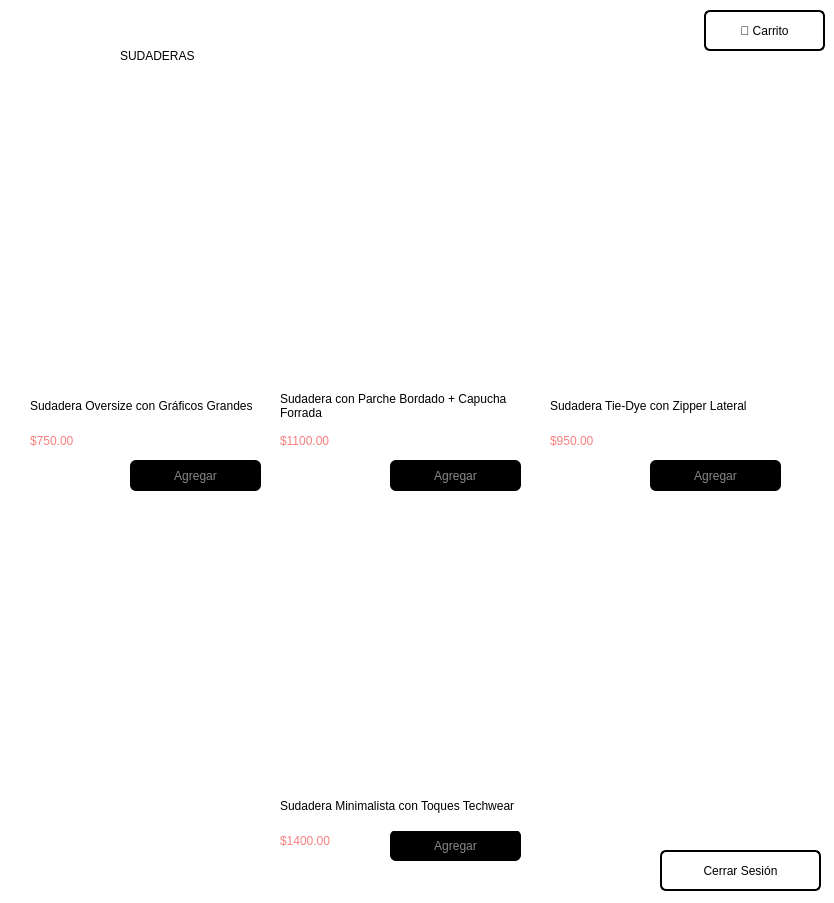
<?xml version="1.0" encoding="UTF-8"?>
<ui version="4.0">
 <class>StoreScreen</class>
 <widget class="QDialog" name="StoreScreen">
  <property name="geometry">
   <rect>
    <x>0</x>
    <y>0</y>
    <width>834</width>
    <height>903</height>
   </rect>
  </property>
  <property name="windowTitle">
   <string>Tienda de Sudaderas</string>
  </property>
  <property name="styleSheet">
   <string notr="true">background-color: rgb(255, 255, 255);</string>
  </property>
  <widget class="QPushButton" name="cartbutton">
   <property name="geometry">
    <rect>
     <x>704</x>
     <y>10</y>
     <width>121</width>
     <height>41</height>
    </rect>
   </property>
   <property name="styleSheet">
    <string notr="true">QPushButton {
    background-color: #ffffff;
    color: #000000;
    border: 2px solid #000000;
    border-radius: 6px;
    padding: 6px 12px;
    font: 14pt &quot;Impact&quot;;
}

QPushButton:hover {
    background-color: #000000;
    color: #ffffff;
}

QPushButton:pressed {
    background-color: #222222;
    color: #ffffff;
}

QPushButton:disabled {
    background-color: #eeeeee;
    color: #999999;
    border-color: #cccccc;
}
</string>
   </property>
   <property name="text">
    <string>🛒 Carrito</string>
   </property>
  </widget>
  <widget class="QLabel" name="label">
   <property name="geometry">
    <rect>
     <x>120</x>
     <y>30</y>
     <width>551</width>
     <height>51</height>
    </rect>
   </property>
   <property name="styleSheet">
    <string notr="true">font: 81 48pt &quot;Akira Expanded&quot;;</string>
   </property>
   <property name="text">
    <string>SUDADERAS</string>
   </property>
  </widget>
  <widget class="QLabel" name="label_2">
   <property name="geometry">
    <rect>
     <x>20</x>
     <y>140</y>
     <width>231</width>
     <height>241</height>
    </rect>
   </property>
   <property name="text">
    <string/>
   </property>
   <property name="pixmap">
    <pixmap>sweater0.png</pixmap>
   </property>
   <property name="scaledContents">
    <bool>true</bool>
   </property>
  </widget>
  <widget class="QLabel" name="label_3">
   <property name="geometry">
    <rect>
     <x>290</x>
     <y>140</y>
     <width>231</width>
     <height>241</height>
    </rect>
   </property>
   <property name="text">
    <string/>
   </property>
   <property name="pixmap">
    <pixmap>sweater1.png</pixmap>
   </property>
   <property name="scaledContents">
    <bool>true</bool>
   </property>
  </widget>
  <widget class="QLabel" name="label_4">
   <property name="geometry">
    <rect>
     <x>550</x>
     <y>140</y>
     <width>231</width>
     <height>241</height>
    </rect>
   </property>
   <property name="text">
    <string/>
   </property>
   <property name="pixmap">
    <pixmap>sweater2.png</pixmap>
   </property>
   <property name="scaledContents">
    <bool>true</bool>
   </property>
  </widget>
  <widget class="QLabel" name="label_5">
   <property name="geometry">
    <rect>
     <x>240</x>
     <y>510</y>
     <width>291</width>
     <height>291</height>
    </rect>
   </property>
   <property name="text">
    <string/>
   </property>
   <property name="pixmap">
    <pixmap>sweater3.png</pixmap>
   </property>
   <property name="scaledContents">
    <bool>true</bool>
   </property>
  </widget>
  <widget class="QPushButton" name="addbutton2">
   <property name="geometry">
    <rect>
     <x>390</x>
     <y>460</y>
     <width>131</width>
     <height>31</height>
    </rect>
   </property>
   <property name="styleSheet">
    <string notr="true">QPushButton {
    background-color: #000000;
    color: #888888;
    border: none;
    border-radius: 6px;
    padding: 6px 12px;
    font: 14pt &quot;Impact&quot;;
}

QPushButton:hover {
    color: #ffffff;
    font: 14pt &quot;Impact&quot;;
}

QPushButton:pressed {
    background-color: #111111;
    font: 14pt &quot;Impact&quot;;
}

QPushButton:disabled {
    background-color: #222222;
    color: #555555;
    font: 14pt &quot;Impact&quot;;
}
</string>
   </property>
   <property name="text">
    <string>Agregar</string>
   </property>
  </widget>
  <widget class="QPushButton" name="addbutton3">
   <property name="geometry">
    <rect>
     <x>650</x>
     <y>460</y>
     <width>131</width>
     <height>31</height>
    </rect>
   </property>
   <property name="styleSheet">
    <string notr="true">QPushButton {
    background-color: #000000;
    color: #888888;
    border: none;
    border-radius: 6px;
    padding: 6px 12px;
    font: 14pt &quot;Impact&quot;;
}

QPushButton:hover {
    color: #ffffff;
    font: 14pt &quot;Impact&quot;;
}

QPushButton:pressed {
    background-color: #111111;
    font: 14pt &quot;Impact&quot;;
}

QPushButton:disabled {
    background-color: #222222;
    color: #555555;
    font: 14pt &quot;Impact&quot;;
}
</string>
   </property>
   <property name="text">
    <string>Agregar</string>
   </property>
  </widget>
  <widget class="QPushButton" name="addbutton4">
   <property name="geometry">
    <rect>
     <x>390</x>
     <y>830</y>
     <width>131</width>
     <height>31</height>
    </rect>
   </property>
   <property name="styleSheet">
    <string notr="true">QPushButton {
    background-color: #000000;
    color: #888888;
    border: none;
    border-radius: 6px;
    padding: 6px 12px;
    font: 14pt &quot;Impact&quot;;
}

QPushButton:hover {
    color: #ffffff;
    font: 14pt &quot;Impact&quot;;
}

QPushButton:pressed {
    background-color: #111111;
    font: 14pt &quot;Impact&quot;;
}

QPushButton:disabled {
    background-color: #222222;
    color: #555555;
    font: 14pt &quot;Impact&quot;;
}
</string>
   </property>
   <property name="text">
    <string>Agregar</string>
   </property>
  </widget>
  <widget class="QPushButton" name="addbutton1">
   <property name="geometry">
    <rect>
     <x>130</x>
     <y>460</y>
     <width>131</width>
     <height>31</height>
    </rect>
   </property>
   <property name="styleSheet">
    <string notr="true">QPushButton {
    background-color: #000000;
    color: #888888;
    border: none;
    border-radius: 6px;
    padding: 6px 12px;
    font: 14pt &quot;Impact&quot;;
}

QPushButton:hover {
    color: #ffffff;
    font: 14pt &quot;Impact&quot;;
}

QPushButton:pressed {
    background-color: #111111;
    font: 14pt &quot;Impact&quot;;
}

QPushButton:disabled {
    background-color: #222222;
    color: #555555;
    font: 14pt &quot;Impact&quot;;
}
</string>
   </property>
   <property name="text">
    <string>Agregar</string>
   </property>
  </widget>
  <widget class="QLabel" name="label_6">
   <property name="geometry">
    <rect>
     <x>30</x>
     <y>430</y>
     <width>91</width>
     <height>21</height>
    </rect>
   </property>
   <property name="styleSheet">
    <string notr="true">QLabel {
    color: #f77f7f;
	
	font: 87 12pt &quot;Segoe UI Black&quot;;
}
</string>
   </property>
   <property name="text">
    <string>$750.00</string>
   </property>
  </widget>
  <widget class="QLabel" name="label_7">
   <property name="geometry">
    <rect>
     <x>30</x>
     <y>380</y>
     <width>241</width>
     <height>51</height>
    </rect>
   </property>
   <property name="styleSheet">
    <string notr="true">font: 75 10pt &quot;MS Shell Dlg 2&quot;;</string>
   </property>
   <property name="text">
    <string>Sudadera Oversize con Gráficos Grandes</string>
   </property>
  </widget>
  <widget class="QLabel" name="label_8">
   <property name="geometry">
    <rect>
     <x>280</x>
     <y>430</y>
     <width>91</width>
     <height>21</height>
    </rect>
   </property>
   <property name="styleSheet">
    <string notr="true">QLabel {
    color: #f77f7f;
	
	font: 87 12pt &quot;Segoe UI Black&quot;;
}
</string>
   </property>
   <property name="text">
    <string>$1100.00</string>
   </property>
  </widget>
  <widget class="QLabel" name="label_9">
   <property name="geometry">
    <rect>
     <x>280</x>
     <y>380</y>
     <width>241</width>
     <height>51</height>
    </rect>
   </property>
   <property name="styleSheet">
    <string notr="true">font: 75 10pt &quot;MS Shell Dlg 2&quot;;</string>
   </property>
   <property name="text">
    <string>Sudadera con Parche Bordado + Capucha Forrada</string>
   </property>
   <property name="wordWrap">
    <bool>true</bool>
   </property>
  </widget>
  <widget class="QLabel" name="label_10">
   <property name="geometry">
    <rect>
     <x>550</x>
     <y>430</y>
     <width>91</width>
     <height>21</height>
    </rect>
   </property>
   <property name="styleSheet">
    <string notr="true">QLabel {
    color: #f77f7f;
	
	font: 87 12pt &quot;Segoe UI Black&quot;;
}
</string>
   </property>
   <property name="text">
    <string>$950.00</string>
   </property>
  </widget>
  <widget class="QLabel" name="label_11">
   <property name="geometry">
    <rect>
     <x>550</x>
     <y>380</y>
     <width>241</width>
     <height>51</height>
    </rect>
   </property>
   <property name="styleSheet">
    <string notr="true">font: 75 10pt &quot;MS Shell Dlg 2&quot;;</string>
   </property>
   <property name="text">
    <string>Sudadera Tie-Dye con Zipper Lateral</string>
   </property>
  </widget>
  <widget class="QLabel" name="label_12">
   <property name="geometry">
    <rect>
     <x>280</x>
     <y>780</y>
     <width>241</width>
     <height>51</height>
    </rect>
   </property>
   <property name="styleSheet">
    <string notr="true">font: 75 10pt &quot;MS Shell Dlg 2&quot;;</string>
   </property>
   <property name="text">
    <string>Sudadera Minimalista con Toques Techwear</string>
   </property>
   <property name="wordWrap">
    <bool>true</bool>
   </property>
  </widget>
  <widget class="QLabel" name="label_13">
   <property name="geometry">
    <rect>
     <x>280</x>
     <y>830</y>
     <width>91</width>
     <height>21</height>
    </rect>
   </property>
   <property name="styleSheet">
    <string notr="true">QLabel {
    color: #f77f7f;
	
	font: 87 12pt &quot;Segoe UI Black&quot;;
}
</string>
   </property>
   <property name="text">
    <string>$1400.00</string>
   </property>
  </widget>
  <widget class="QPushButton" name="closesession">
   <property name="geometry">
    <rect>
     <x>660</x>
     <y>850</y>
     <width>161</width>
     <height>41</height>
    </rect>
   </property>
   <property name="styleSheet">
    <string notr="true">QPushButton {
    background-color: #ffffff;
    color: #000000;
    border: 2px solid #000000;
    border-radius: 6px;
    padding: 6px 12px;
    font: 14pt &quot;Impact&quot;;
}

QPushButton:hover {
    background-color: #000000;
    color: #ffffff;
}

QPushButton:pressed {
    background-color: #222222;
    color: #ffffff;
}

QPushButton:disabled {
    background-color: #eeeeee;
    color: #999999;
    border-color: #cccccc;
}
</string>
   </property>
   <property name="text">
    <string>Cerrar Sesión</string>
   </property>
  </widget>
 </widget>
 <resources/>
 <connections/>
</ui>
